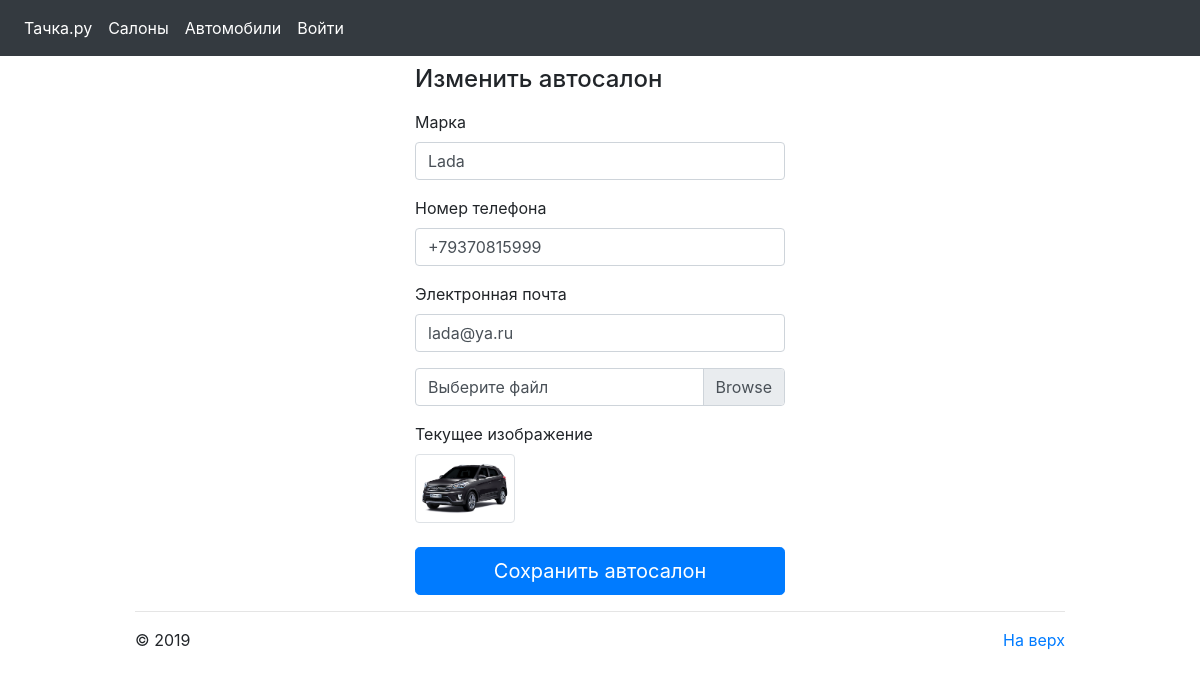
Screenshot of /salon_edit.php?id_salon=2 with the database file from the repository.
### tables this page shows
CREATE TABLE `salon` (
  `id_salon` int(11) NOT NULL,
  `mark` varchar(32) NOT NULL,
  `number` varchar(16) NOT NULL,
  `email` varchar(64) NOT NULL,
  `file_path` varchar(255) NOT NULL
);

### php/func.php (called while the page is built, shortened)
<?php
function row($db_name, $id)
{
    $connect = connect();
    $query = "SELECT * FROM $db_name WHERE id_$db_name=$id";
    $stmt = $connect->prepare($query);
    $stmt->execute();
    $edit = $stmt->fetch(PDO::FETCH_ASSOC);
    return $edit;
}

### php/salon_edit_head.php (called while the page is built, shortened)
<?php
require  'php/func.php';
$row = row("salon", htmlspecialchars($_GET["id_salon"]));

### salon_edit.php (the view, shortened to what this page needs)
<?php require 'php/salon_edit_head.php'?>
<!DOCTYPE html>
<html lang="en">
<head>
    <link href="bootstrap/bootstrap.min.css" rel="stylesheet">
    <link href="css/css_main.css" rel="stylesheet">
    <link href="bootstrap/form-validation.css" rel="stylesheet">
</head>
<nav class="navbar navbar-expand-md navbar-dark fixed-top bg-dark">
    <div class="collapse navbar-collapse" id="navbarCollapse">
        <ul class="navbar-nav mr-auto">
            <li class="nav-item active">
                <a class="nav-link" href="index.php">Тачка.ру <span class="sr-only">(current)</span></a>
            </li>
            <li class="nav-item active">
                <a class="nav-link" href="index_salon.php">Салоны<span class="sr-only">(current)</span></a>
            </li>
            <li class="nav-item active">
                <a class="nav-link" href="index_car.php">Автомобили<span class="sr-only">(current)</span></a>
            </li>
            <?php if (!isset($_SESSION["login"])) { ?>
                <li class="nav-item active">
                    <a class="nav-link" href="signin.php">Войти <span class="sr-only">(current)</span></a>
                </li>
            <?php } ?>
        </ul>
    </div>
</nav>
<main role="main">
    <div class="container-fluid">
        <div class="row">
            <div class="col-md-4 offset-md-4">
                <h4 class="mb-3">Изменить автосалон</h4>
                <form class="needs-validation" enctype="multipart/form-data" novalidate method = "POST">
                    <div class="mb-3">
                        <label for="mark">Марка</label>
                        <input type="mark" class="form-control" value="<?php echo $row["mark"]?>" name="mark" placeholder="Tesla" required maxlength = "32" pattern="\w*" >
                    </div>
                    <div class="mb-3">
                        <label for="tel">Номер телефона</label>
                        <input type="tel" class="form-control" value="<?php echo $row["number"]?>" name="tel" placeholder="+78005553535" pattern="^\+7\d{3}\d{7}$" required maxlength = "12">
                    </div>
                    <div class="mb-3">
                        <label for="email">Электронная почта</label>
                        <input type="email" class="form-control" value="<?php echo $row["email"]?>" name="email" pattern="[a-z0-9._%+-]+@[a-z0-9.-]+\.[a-z]{2,}$" placeholder="email@gmail.com" required >
                    </div>
                    <div class="mb-3 custom-file">
                        <label class="custom-file-label" for="customFile">Выберите файл</label>
                    </div>
                    <?php if($row['file_path'] != "0") { ?>
                        <picture>
                            <label for="image">Текущее изображение</label><br>
                            <source  type="image/svg+xml">
                            <img src="<?php echo $row['file_path']?>" class="img-fluid img-thumbnail" width="100"  alt="..."><br><br>
                        </picture>
                    <?php } ?>
                    <input class="btn btn-primary btn-lg btn-block" name="check" value="Сохранить автосалон" type="submit">
                </form>
            </div>
        </div>
    </div>
    <footer class="container">
        <hr class="featurette-divider">
        <p class="float-right">
            <a href="#">На верх</a></p>
        <p>© 2019
    </footer>
</main>
</body>
</html>

### css/css_main.css (style rules this page uses)
main { position: relative; top: 65px; }

### rows the page displays
salon: mark "Lada", tel "+79370815999", email "lada@ya.ru", file_path (picture)
